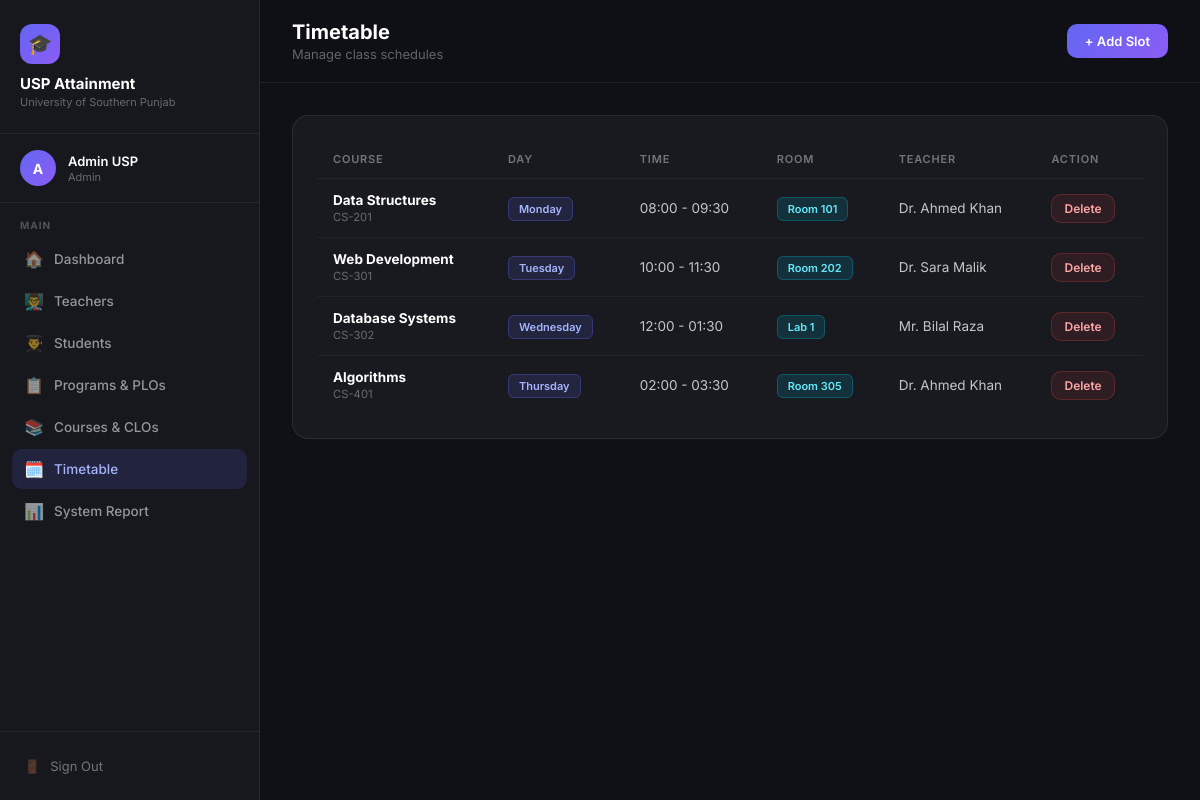
The page /admin/timetable (signed in) on the database its author committed.
### models.py (models this page shows, shortened)
class User(db.Model, UserMixin):
    id = db.Column(db.Integer, primary_key=True)
    name = db.Column(db.String(200), nullable=False)
    email = db.Column(db.String(200), unique=True, nullable=False)
    password_hash = db.Column(db.String(256), nullable=False)
    role = db.Column(db.String(20), nullable=False)  # admin, teacher, student

class Timetable(db.Model):
    id = db.Column(db.Integer, primary_key=True)
    course_id = db.Column(db.Integer, db.ForeignKey('course.id'), nullable=False)
    day = db.Column(db.String(20), nullable=False)
    time_slot = db.Column(db.String(50), nullable=False)
    room = db.Column(db.String(50), nullable=False)

class Course(db.Model):
    id = db.Column(db.Integer, primary_key=True)
    program_id = db.Column(db.Integer, db.ForeignKey('program.id'), nullable=False)
    teacher_id = db.Column(db.Integer, db.ForeignKey('user.id'), nullable=False)
    name = db.Column(db.String(200), nullable=False)
    code = db.Column(db.String(50), nullable=False)
    semester = db.Column(db.String(50), nullable=False)
    teacher = db.relationship('User', backref='courses')
    clos = db.relationship('CLO', backref='course', lazy=True, cascade='all, delete-orphan')
    timetable = db.relationship('Timetable', backref='course', lazy=True, cascade='all, delete-orphan')
    outline = db.relationship('Outline', backref='course', lazy=True, cascade='all, delete-orphan')
    enrollments = db.relationship('Enrollment', backref='course', lazy=True, cascade='all, delete-orphan')

### admin.py (the view)
@admin_bp.route('/timetable')
@login_required
@admin_required
def timetable():
    timetables = Timetable.query.all()
    courses = Course.query.all()
    return render_template('admin/timetable.html', timetables=timetables, courses=courses)

### admin.py (called while the page is built)
def admin_required(f):
    @wraps(f)
    def decorated(*args, **kwargs):
        if current_user.role != 'admin':
            return redirect(url_for('auth.login'))
        return f(*args, **kwargs)
    return decorated

### app.py (called while the page is built)
@login_manager.user_loader
def load_user(user_id):
    return User.query.get(int(user_id))

### templates/admin/timetable.html (shortened to what this page needs)
{% extends 'base.html' %}
{% block page_title %}Timetable{% endblock %}
{% block page_sub %}Manage class schedules{% endblock %}
{% block sidebar_nav %}
<div class="nav-section">
    <div class="nav-section-title">Main</div>
    <a href="{{ url_for('admin.dashboard') }}" class="nav-link"><span class="icon">🏠</span> Dashboard</a>
    <a href="{{ url_for('admin.teachers') }}" class="nav-link"><span class="icon">👨‍🏫</span> Teachers</a>
    <a href="{{ url_for('admin.students') }}" class="nav-link"><span class="icon">👨‍🎓</span> Students</a>
    <a href="{{ url_for('admin.programs') }}" class="nav-link"><span class="icon">📋</span> Programs & PLOs</a>
    <a href="{{ url_for('admin.courses') }}" class="nav-link"><span class="icon">📚</span> Courses & CLOs</a>
    <a href="{{ url_for('admin.timetable') }}" class="nav-link active"><span class="icon">🗓️</span> Timetable</a>
    <a href="{{ url_for('admin.report') }}" class="nav-link"><span class="icon">📊</span> System Report</a>
</div>
{% endblock %}
{% block topbar_actions %}
<button class="btn btn-primary" onclick="openModal('addSlotModal')">+ Add Slot</button>
{% endblock %}
{% block content %}
<div class="card">
    {% if timetables %}
    <div class="table-wrap">
        <table>
            <thead>
                <tr><th>Course</th><th>Day</th><th>Time</th><th>Room</th><th>Teacher</th><th>Action</th></tr>
            </thead>
            <tbody>
                {% for slot in timetables %}
                <tr>
                    <td><strong style="color:#fff">{{ slot.course.name }}</strong><br><small style="color:rgba(255,255,255,0.35)">{{ slot.course.code }}</small></td>
                    <td><span class="badge badge-purple">{{ slot.day }}</span></td>
                    <td>{{ slot.time_slot }}</td>
                    <td><span class="badge badge-blue">{{ slot.room }}</span></td>
                    <td>{{ slot.course.teacher.name }}</td>
                    <td>
                        <form method="POST" action="{{ url_for('admin.delete_timetable', id=slot.id) }}" onsubmit="return confirm('Delete this slot?');" style="display:inline;">
                            <button type="submit" class="btn btn-danger btn-sm">Delete</button>
                        </form>
                    </td>
                </tr>
                {% endfor %}
            </tbody>
        </table>
    </div>
    {% else %}
    <div class="empty"><div class="empty-icon">🗓️</div><p>No timetable slots yet</p><button class="btn btn-primary" onclick="openModal('addSlotModal')">Add First Slot</button></div>
    {% endif %}
</div>
{% endblock %}

### templates/base.html (shortened to what this page needs)
<!DOCTYPE html>
<html lang="en">
<head>
</head>
<body>
    <div class="sidebar">
        <div class="sidebar-brand">
            <div class="brand-icon">🎓</div>
            <div class="brand-name">USP Attainment</div>
            <div class="brand-sub">University of Southern Punjab</div>
        </div>
        <div class="sidebar-user">
            <div class="user-avatar">{{ current_user.name[0] }}</div>
            <div>
                <div class="user-name">{{ current_user.name }}</div>
                <div class="user-role">{{ current_user.role }}</div>
            </div>
        </div>
        <nav class="sidebar-nav">
            {% block sidebar_nav %}{% endblock %}
        </nav>
        <div class="sidebar-footer">
            <a href="{{ url_for('auth.logout') }}" class="btn-logout">
                <span>🚪</span> Sign Out
            </a>
        </div>
    </div>
    <div class="main">
        <div class="topbar">
            <div>
                <div class="topbar-title">{% block page_title %}Dashboard{% endblock %}</div>
                <div class="topbar-sub">{% block page_sub %}{% endblock %}</div>
            </div>
            {% block topbar_actions %}{% endblock %}
        </div>
        <div class="content">
            {% block content %}{% endblock %}
        </div>
    </div>
</body>
</html>

### templates/base.html (style rules this page uses)
* { margin: 0; padding: 0; box-sizing: border-box; }
body { font-family: 'Inter', sans-serif; background: #0f1117; color: #e2e8f0; min-height: 100vh; display: flex; }
.sidebar { width: 260px; min-height: 100vh; background: rgba(255,255,255,0.03); border-right: 1px solid rgba(255,255,255,0.07); display: flex; flex-direction: column; position: fixed; top: 0; left: 0; height: 100vh; z-index: 100; }
.sidebar-brand { padding: 24px 20px; border-bottom: 1px solid rgba(255,255,255,0.07); }
.brand-icon { width: 40px; height: 40px; background: linear-gradient(135deg, #6366f1, #8b5cf6); border-radius: 12px; display: flex; align-items: center; justify-content: center; font-size: 20px; margin-bottom: 10px; }
.brand-name { font-size: 15px; font-weight: 700; color: #fff; }
.brand-sub { font-size: 11px; color: rgba(255,255,255,0.35); margin-top: 2px; }
.sidebar-user { padding: 16px 20px; border-bottom: 1px solid rgba(255,255,255,0.07); display: flex; align-items: center; gap: 12px; }
.user-avatar { width: 36px; height: 36px; border-radius: 50%; background: linear-gradient(135deg, #6366f1, #8b5cf6); display: flex; align-items: center; justify-content: center; font-size: 14px; font-weight: 700; color: white; flex-shrink: 0; }
.user-name { font-size: 13px; font-weight: 600; color: #fff; }
.user-role { font-size: 11px; color: rgba(255,255,255,0.35); text-transform: capitalize; margin-top: 1px; }
.sidebar-nav { flex: 1; padding: 16px 12px; overflow-y: auto; }
.nav-section { margin-bottom: 24px; }
.nav-section-title { font-size: 10px; font-weight: 700; color: rgba(255,255,255,0.25); text-transform: uppercase; letter-spacing: 1px; padding: 0 8px; margin-bottom: 8px; }
.nav-link { display: flex; align-items: center; gap: 10px; padding: 10px 12px; border-radius: 10px; color: rgba(255,255,255,0.55); font-size: 13.5px; font-weight: 500; text-decoration: none; transition: all 0.15s; margin-bottom: 2px; }
.nav-link.active { background: rgba(99,102,241,0.15); color: #a5b4fc; }
.nav-link .icon { font-size: 16px; width: 20px; text-align: center; }
.sidebar-footer { padding: 16px 12px; border-top: 1px solid rgba(255,255,255,0.07); }
.btn-logout { display: flex; align-items: center; gap: 10px; padding: 10px 12px; border-radius: 10px; color: rgba(255,255,255,0.4); font-size: 13px; text-decoration: none; transition: all 0.15s; width: 100%; background: none; border: none; cursor: pointer; font-family: 'Inter', sans-serif; }
.main { margin-left: 260px; flex: 1; min-height: 100vh; }
.topbar { padding: 20px 32px; border-bottom: 1px solid rgba(255,255,255,0.07); display: flex; align-items: center; justify-content: space-between; background: rgba(15,17,23,0.8); backdrop-filter: blur(10px); position: sticky; top: 0; z-index: 50; }
.topbar-title { font-size: 20px; font-weight: 700; color: #fff; }
.topbar-sub { font-size: 13px; color: rgba(255,255,255,0.35); margin-top: 2px; }
.content { padding: 32px; }
.card { background: rgba(255,255,255,0.04); border: 1px solid rgba(255,255,255,0.08); border-radius: 16px; padding: 24px; }
.table-wrap { overflow-x: auto; }
table { width: 100%; border-collapse: collapse; }
th { color: rgba(255,255,255,0.4); font-size: 11px; font-weight: 600; text-transform: uppercase; letter-spacing: 0.8px; padding: 12px 16px; text-align: left; border-bottom: 1px solid rgba(255,255,255,0.06); }
td { padding: 13px 16px; border-bottom: 1px solid rgba(255,255,255,0.04); font-size: 13.5px; color: rgba(255,255,255,0.75); }
tr:last-child td { border-bottom: none; }
.badge { font-size: 11px; font-weight: 600; padding: 4px 10px; border-radius: 6px; }
.badge-purple { background: rgba(99,102,241,0.15); border: 1px solid rgba(99,102,241,0.3); color: #a5b4fc; }
.badge-blue { background: rgba(6,182,212,0.15); border: 1px solid rgba(6,182,212,0.3); color: #67e8f9; }
.btn { display: inline-block; padding: 9px 18px; border-radius: 10px; font-size: 13px; font-weight: 600; cursor: pointer; font-family: 'Inter', sans-serif; border: none; transition: all 0.2s; text-decoration: none; }
.btn-primary { background: linear-gradient(135deg, #6366f1, #8b5cf6); color: white; }
.btn-danger { background: rgba(239,68,68,0.1); border: 1px solid rgba(239,68,68,0.25); color: #fca5a5; }
.btn-sm { padding: 6px 12px; font-size: 12px; }

### rows shown on the page
User: name "A", name "Admin USP", role "Admin"
Timetable: course.name "Data Structures", course.code "CS-201", day "Monday", time_slot "08:00 - 09:30", room "Room 101", course.teacher.name "Dr. Ahmed Khan"
Timetable: course.name "Web Development", course.code "CS-301", day "Tuesday", time_slot "10:00 - 11:30", room "Room 202", course.teacher.name "Dr. Sara Malik"
Timetable: course.name "Database Systems", course.code "CS-302", day "Wednesday", time_slot "12:00 - 01:30", room "Lab 1", course.teacher.name "Mr. Bilal Raza"
Timetable: course.name "Algorithms", course.code "CS-401", day "Thursday", time_slot "02:00 - 03:30", room "Room 305", course.teacher.name "Dr. Ahmed Khan"
